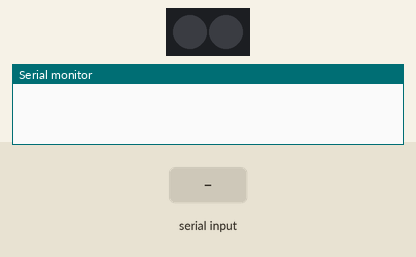
The sketch below on a simulated ESP8266 (NodeMCU). Shown: 2 RGB LEDs in strip order, left to right, the last lines printed to the serial monitor. The inputs (shaded band) are chosen by the test bench. A WiFi scan finds three made-up networks; random numbers use the default seed unless the sketch sets one; EEPROM starts erased.

Above: at 0.2 s.
At 3.12 s:
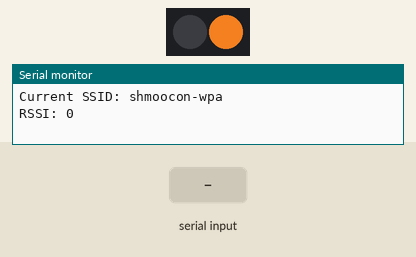
3.4 s: "1\n" received over Serial
Timing chart, 0 to 12.4 s (numbered marks = the images above; inputs shaded):
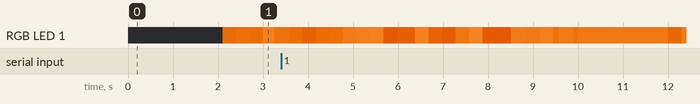

The sketch:

badge.ino
```cpp
#include "ESP8266WiFi.h"
#include <EEPROM.h>

#include <Adafruit_NeoPixel.h>
#ifdef __AVR__
#include <avr/power.h>
#endif

#define PIN 14

const char* smoocon_ssid = "shmoocon-wpa";
const char* ssid;
String WifiSSID;
String temp_ssid;

struct RGB {
  byte r;
  byte g;
  byte b;
};

RGB flameColors[] = {
  {226, 121, 35}  // Orange flame
};

int LED_Brightness = 25;

int brightness = 255; //Flames
int NUMBER_OF_COLORS = sizeof(flameColors) / sizeof(RGB);
int currentColorIndex = 0;
int rssi_strength;
int scan_delay = 10000;  //Scan every 3 seconds

unsigned long starttime = 0;
unsigned long starttime1 = 0;

boolean newClient = false;

char rxChar[33];
char conf[33];
char buff_index = 0;

Adafruit_NeoPixel strip = Adafruit_NeoPixel(2, PIN, NEO_GRB + NEO_KHZ800);

void fire() {
  RGB currentColor = flameColors[currentColorIndex];
  int flicker = random(0, 55);
  int r1 = currentColor.r - flicker;
  int g1 = currentColor.g - flicker;
  int b1 = currentColor.b - flicker;
  if (g1 < 0) g1 = 0;
  if (r1 < 0) r1 = 0;
  if (b1 < 0) b1 = 0;
  strip.setPixelColor(1, r1, g1, b1);
  strip.show();
}

int getRSSI(const char* target_ssid) {
  int n = WiFi.scanNetworks();
  for (int i = 0; i < n; i++) {
    if (strcmp(WiFi.SSID(i).c_str(), target_ssid) == 0) {
      return WiFi.RSSI(i);
    }
  }
  return 0;
}

void display_rssi(){
  if (rssi_strength >= -67 && rssi_strength!=0) { //Good signal
    strip.setPixelColor(0, 0, LED_Brightness, 0);  //Green
  }
  else if (rssi_strength < -67 && rssi_strength >= -70 && rssi_strength!=0) { //Okay signal
    strip.setPixelColor(0, LED_Brightness, LED_Brightness, 0);  //Yellow
  }
  else if (rssi_strength < -70 && rssi_strength!=0){  //Bad signal
    strip.setPixelColor(0, LED_Brightness, 0, 0);  //Red
  }
  else if (rssi_strength == 0){  //No SSID
    strip.setPixelColor(0, 0, 0, 0);  //Off
  }
  strip.show(); //Diplay color
}

uint8_t put_chr_buf(char c) {
  if (c == '\n') {
    return 1;
  }
  rxChar[buff_index] = c;
  buff_index++;
  //rxChar[index] = 0;
  return 0;
}

void check_terminal(){
  uint8_t temp = 0;
  if (newClient == false && Serial.available()>0){
    Serial.flush();
    Serial.println("Set New SSID");
    newClient = true;
  }

  if(newClient == true && Serial.available()>0){
    while(Serial.available()){
      temp = put_chr_buf(Serial.read());
      if(temp){
        Serial.flush();
        WifiSSID = String(rxChar);
        int len = WifiSSID.length();
        EEPROM.write(0, len);
        WifiSSID.toCharArray(conf, len+1);
        for (int i = 0; i<len+1; i++){
          EEPROM.write(1+i, conf[i]);
        }
        EEPROM.commit();
        ssid = WifiSSID.c_str();
        Serial.print("New SSID: ");
        Serial.println(ssid);
        Serial.println("");
        buff_index = 0; //Reset buffer index
        memset(rxChar, 0, sizeof(rxChar));  //Clear Array
        newClient = false;
        return;
      }
    }
  }
}

void setup() {
  Serial.begin(9600);
  EEPROM.begin(512);

  WiFi.mode(WIFI_STA);
  WiFi.disconnect();
  delay(100);

  strip.begin();
  strip.setBrightness(brightness);
  strip.show();

   if (EEPROM.read(0)== 0xFF || EEPROM.read(0) == 0){  //Use default SSID if it has not been configured
    ssid = smoocon_ssid;
  }

  else{ //Read SSID from EEPROM
    int len = EEPROM.read(0);
    for (int i = 0; i<len; i++){
      char c = EEPROM.read(i+1);
      temp_ssid+=c;
    }
    ssid = temp_ssid.c_str();
  }

  rssi_strength = getRSSI(ssid);
  display_rssi();

  Serial.print("Current SSID: ");
  Serial.println(ssid);
  Serial.print("RSSI: ");
  Serial.println(rssi_strength);
  Serial.println("");
}

void loop() {
  int fire_delay = (random(10, 113));
  if (millis() - starttime >= fire_delay){
    starttime = millis();
    fire();
  }
  if(millis() - starttime1 >= scan_delay){  //Update every 10 seconds
    starttime1 = millis();
    Serial.print("Current SSID: ");
    Serial.println(ssid);
    rssi_strength = getRSSI(ssid);
    Serial.print("RSSI: ");
    Serial.println(rssi_strength);
    Serial.println("");
    display_rssi();
  }
  check_terminal();
}
```
